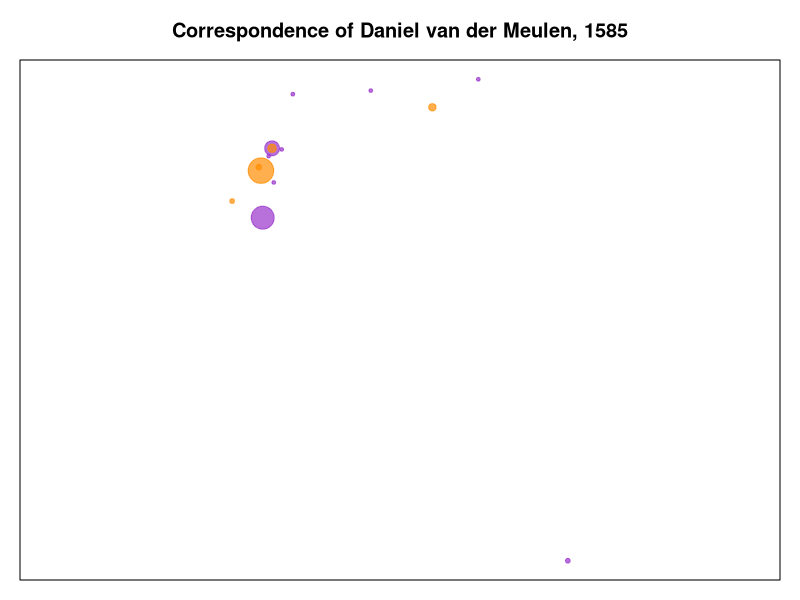
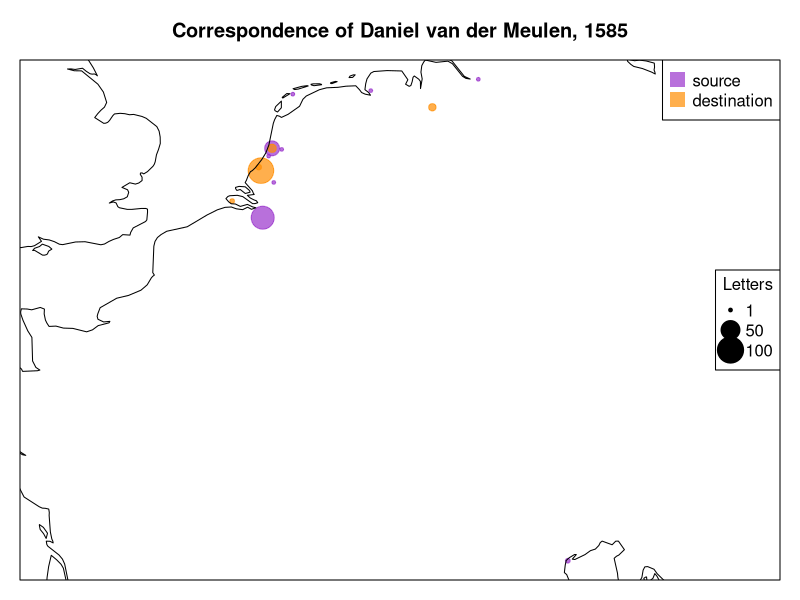

The R source for these figures, in order: (Note: this script raises an error after producing the figures.)
### Introduction to GIS with R: Spatial data with the sp and sf packages ###

# This script goes along with the blog post of the same name,
# which can be found at https://www.jessesadler.com/post/gis-with-r-intro/
# See the Rmarkdown document for the contents of the blog post.

### Load packages and data
library(tidyverse)
library(sp)
library(sf)
library(rnaturalearth)

# Load the data
letters <- read_csv("data/correspondence-data-1585.csv")
locations <- read_csv("data/locations.csv")

########################
## Preparing the data ##
########################

# Letters per source
sources <- letters %>% 
  group_by(source) %>% 
  count() %>% 
  rename(place = source) %>% 
  add_column(type = "source") %>% 
  ungroup()

# Letters per destination
destinations <- letters %>% 
  group_by(destination) %>% 
  count() %>% 
  rename(place = destination) %>% 
  add_column(type = "destination") %>% 
  ungroup()

# Bind the rows of the two data frames
# and change type column to factor
letters_data <- rbind(sources, destinations) %>% 
  mutate(type = as_factor(type))

# Join letters_data to locations
geo_data <- left_join(letters_data, locations, by = "place")

##################################
## Spatial data with sp package ##
##################################

# Create data frame of only longitude and latitude values
coords <- select(geo_data, lon, lat)

# Create SpatialPoints object with coords and CRS
points_sp <- SpatialPoints(coords = coords,
                           proj4string = CRS("+proj=longlat +datum=WGS84"))

# Create SpatialPointsDataFrame object
points_spdf <- SpatialPointsDataFrame(coords = coords,
                                      data = letters_data,  
                                      proj4string = CRS("+proj=longlat +datum=WGS84"))

# Example of subsetting `points_spdf` to return locations with "n" greater than 10
points_spdf[points_spdf@data$n > 10, ]

# Get coastal and country world maps as Spatial objects
coast_sp <- ne_coastline(scale = "medium")
countries_sp <- ne_countries(scale = "medium")

####################################
## Mapping with sp and base plots ##
####################################

### Set up plot ###

# Create a new color palette to distinguish source and destination
palette(alpha(c("darkorchid", "darkorange"), 0.7))
# Set margins for bottom, left, top, and right of plot
par(mar = c(1, 1, 3, 1))

### Plot points ###
plot(points_spdf,
     pch = 20,
     col = points_spdf$type,
     cex = sqrt(points_spdf$n)/2 + 0.25)

# Add a box around the plot
box()
# Add a title
title(main = "Correspondence of Daniel van der Meulen, 1585")

### Plot map with coastlines (lines) data ###
# Pointsize vector for legend
pointsize <- c(1, 50, 100)
par(mar = c(1, 1, 3, 1))

# Plot points
plot(points_spdf,
     pch = 20,
     col = points_spdf$type,
     cex = sqrt(points_spdf$n)/2 + 0.25)
# Plot coastlines background map
plot(coast_sp,
     col = "black",
     add = TRUE)
# Add a box around the plot
box()

# Legend for colors
legend("topright", legend = levels(points_spdf$type),
       pt.cex = 2,
       col = 1:2,
       pch = 15)

# legend for size of points
legend("right", legend = pointsize,
       pt.cex = (sqrt(pointsize)/2 + 0.25),
       col = "black",
       pch = 20,
       title = "Letters")

# Title for the map
title(main = "Correspondence of Daniel van der Meulen, 1585")

# Make bounding box for countries_sp match
# bounding box of points_spdf
countries_sp@bbox <- bbox(points_spdf)

### Plot map with countries (polygons) data ###
par(mar = c(1, 1, 3, 1))

# Plot countries map and color with grays
plot(countries_sp,
     col = gray(0.8),
     border = gray(0.7))
# Plot points
plot(points_spdf,
     pch = 20,
     col = points_spdf$type, 
     cex = sqrt(points_spdf$n)/2 + 0.25,
     add = TRUE)
# Add a box around the plot
box()

# Legend for colors
legend("topright",
       legend = levels(points_spdf$type),
       pt.cex = 2,
       col = 1:2,
       pch = 15)
# legend for size of points
legend("right",
       legend = pointsize,
       pt.cex = (sqrt(pointsize)/2 + 0.25),
       col = "black",
       pch = 20,
       title = "Letters")

# Title for the map
title(main = "Correspondence of Daniel van der Meulen, 1585")

##################################
## Spatial data with sf package ##
##################################

# Create sf object with geo_data data frame and CRS
points_sf <- st_as_sf(geo_data, coords = c("lon", "lat"), crs = 4326)

# Get coastal and country world maps as sf objects
coast_sf <- ne_coastline(scale = "medium", returnclass = "sf")
countries_sf <- ne_countries(scale = "medium", returnclass = "sf")

# Subset of locations with "n" greater than 10
filter(points_sf, n > 10)

### Subset of countries object to get South American countries ###
# South American countries with new CRS
countries_sf %>% 
  filter(continent == "South America") %>% 
  select(name) %>% 
  st_transform(crs = "+proj=moll +datum=WGS84")

### Make map of South America ###
# Return to default palette
palette("default")

# Map of South American countries
countries_sf %>% 
  filter(continent == "South America") %>% 
  select(name) %>% 
  st_transform(crs = "+proj=moll +datum=WGS84") %>% 
  plot(key.pos = NULL, graticule = TRUE, main = "South America")

#################################
## Mapping with sf and ggplot2 ##
#################################

### Basic ggplot2 plot with geom_sf ###
ggplot() + 
  geom_sf(data = coast_sf) + 
  geom_sf(data = points_sf,
          aes(color = type, size = n),
          alpha = 0.7,
          show.legend = "point") +
  coord_sf(xlim = c(-1, 14), ylim = c(44, 55))

### Plot map with coastlines (lines) data ###
# Load ggrepel package
library(ggrepel)

ggplot() + 
  geom_sf(data = coast_sf) + 
  geom_sf(data = points_sf, 
          aes(color = type, size = n), 
          alpha = 0.7, 
          show.legend = "point") +
  coord_sf(xlim = c(-1, 14), ylim = c(44, 55),
           datum = NA) + # removes graticules
  geom_text_repel(data = locations, 
                  aes(x = lon, y = lat, label = place)) +
  labs(title = "Correspondence of Daniel van der Meulen, 1585",
       size = "Letters",
       color = "Type",
       x = NULL,
       y = NULL) +
  guides(color = guide_legend(override.aes = list(size = 6))) +
  theme_minimal()

### Plot map with countries (polygons) data ###
ggplot() + 
  geom_sf(data = countries_sf,
          fill = gray(0.8), color = gray(0.7)) + 
  geom_sf(data = points_sf, 
          aes(color = type, size = n), 
          alpha = 0.7, 
          show.legend = "point") +
  coord_sf(xlim = c(-1, 14), ylim = c(44, 55),
           datum = NA) + # removes graticules
  geom_text_repel(data = locations, 
                  aes(x = lon, y = lat, label = place)) +
  labs(title = "Correspondence of Daniel van der Meulen, 1585",
       size = "Letters",
       color = "Type",
       x = NULL,
       y = NULL) +
  guides(color = guide_legend(override.aes = list(size = 6))) +
  theme_bw()
